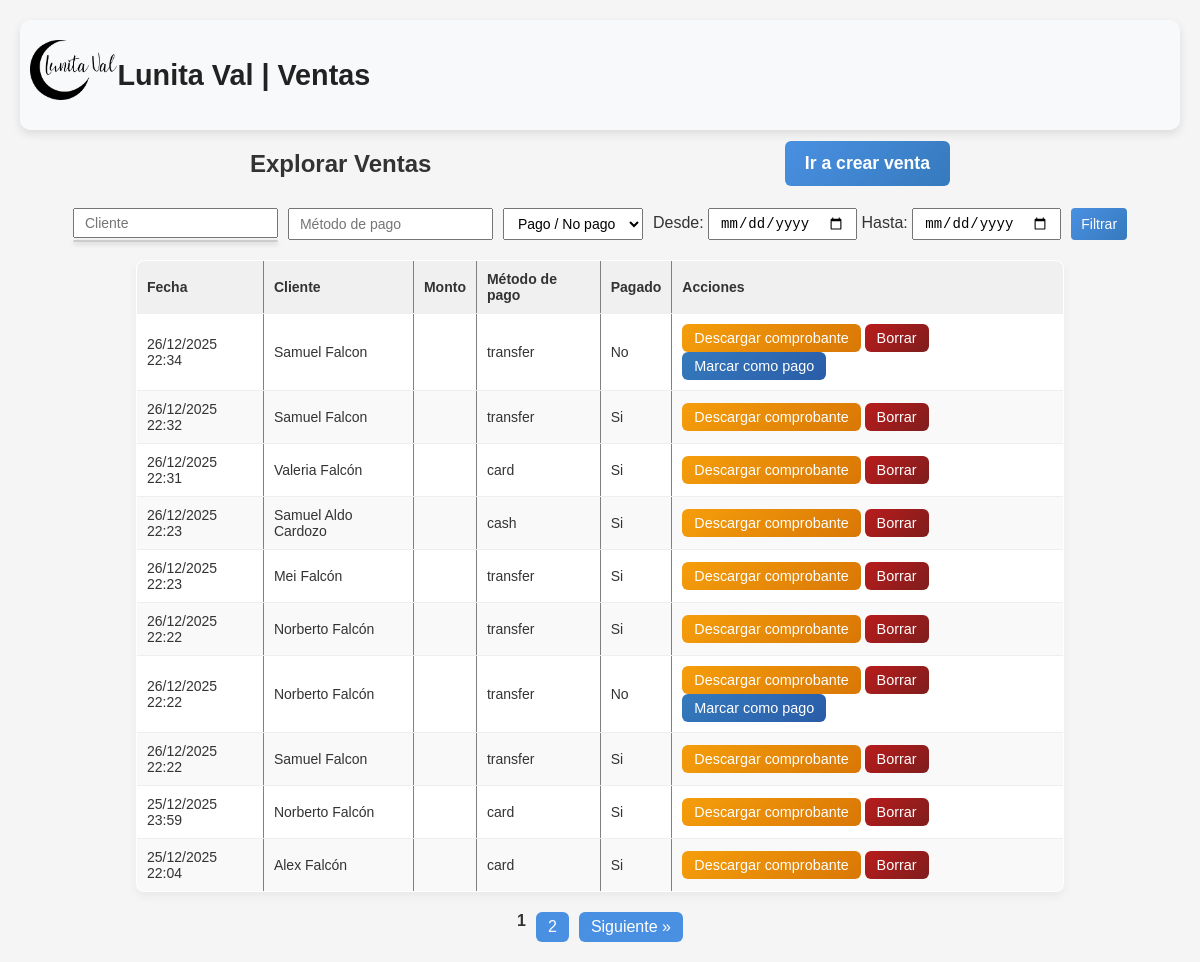
The app's page /sales/explore, older data.
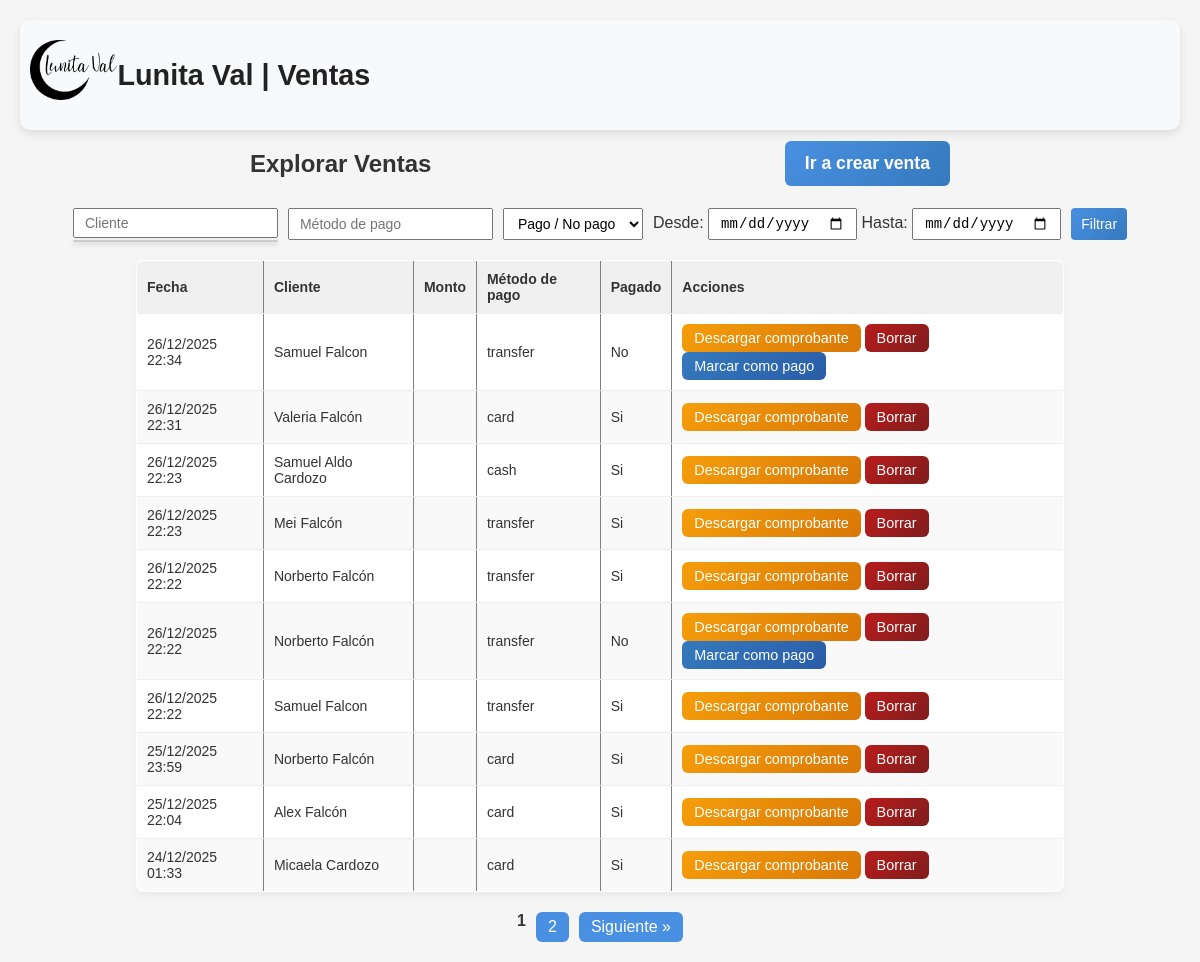
The same page, newer data.
### app/models/sale.py (models this page shows)
class Sale(db.Model):
    __tablename__ = "sales"
    id = db.Column(db.Integer, primary_key=True)
    customer_id = db.Column(db.Integer, db.ForeignKey("customers.id"), nullable=False)
    amount = db.Column(db.Numeric(10, 2), nullable=False)
    payment_method = db.Column(db.String(20), nullable=False)
    paid = db.Column(db.Boolean, default=False)
    notes = db.Column(db.Text)
    sale_date = db.Column(db.DateTime, default=datetime.utcnow)
    created_at = db.Column(db.DateTime, default=datetime.utcnow)
    has_shipping = db.Column(db.Boolean, default=False)
    shipping_date = db.Column(db.Date, nullable=True)
    sales_channel = db.Column(db.String(20), nullable=False)
    is_cash = db.Column(db.Boolean, default=False, nullable=False)
    has_change = db.Column(db.Boolean, default=False, nullable=False)
    customer = db.relationship("Customer", back_populates="sales")

### app/models/customer.py (models this page shows)
class Customer(db.Model):
    __tablename__ = "customers"
    id = db.Column(db.Integer, primary_key=True)
    first_name = db.Column(db.String(100), nullable=False)
    last_name = db.Column(db.String(100), nullable=False)
    address = db.Column(db.String(255), nullable=False)
    city = db.Column(db.String(100), nullable=False)
    phone = db.Column(db.String(50), nullable=False)
    description = db.Column(db.Text)
    created_at = db.Column(db.DateTime, default=datetime.utcnow)
    sales = db.relationship(
        "Sale",
        back_populates="customer",
        lazy=True,
        cascade="all, delete-orphan"
    )

### app/routes/sales.py (the view)
@sales_bp.get("/explore")
def explore_sales_page():
    filters = {
        "customer": request.args.get("customer", ""),
        "payment_method": request.args.get("payment_method", ""),
        "paid": request.args.get("paid", ""),
        "date_from": request.args.get("date_from", ""),
        "date_to": request.args.get("date_to", ""),
        "page": int(request.args.get("page", 1))
    }
    data = explore_sales(filters)  # llamamos al servicio
    return render_template(
        "explore_sales.html",
        sales=data["sales"],
        page=data["page"],
        per_page=data["per_page"],
        total_sales=data["total_sales"],
        total_pages=data["total_pages"],
        filters=filters
    )

### templates/explore_sales.html (shortened to what this page needs)
<!DOCTYPE html>
<html lang="es">
<head>
    <link rel="stylesheet" href="{{ url_for('static', filename='css/style.css') }}">
</head>
<body>
    <header class="site-header">
        <a href="{{ url_for('index') }}" class="logo-link">
            <img src="{{ url_for('static', filename='images/logo.png') }}" alt="Logo Lunita Val" class="logo">
            <span class="site-title">Lunita Val | Ventas</span>
        </a>
    </header>
    <div class="container">
        <div class="page-header" style="display:flex; justify-content: space-between; align-items:center; max-width:700px; margin:0 auto 10px auto;">
            <h2>Explorar Ventas</h2>
            <a href="{{ url_for('index') }}" class="btnNewCustomer">Ir a crear venta</a>
        </div>
        <div class="filters-container">
            <form class="filters" method="get">
                <div class="autocomplete-wrapper" style="position: relative;">
                    <input type="text" name="customer" id="customer-input" placeholder="Cliente" autocomplete="off"
                        value="{{ filters.customer }}">
                    <div id="customer-suggestions" class="suggestions"></div>
                </div>
                <input type="text" name="payment_method" placeholder="Método de pago" value="{{ filters.payment_method }}">
                <select name="paid">
                    <option value="">Pago / No pago</option>
                </select>
                <div class="date-filters">
                    <label for="date_from">Desde:</label>
                    <input type="date" name="date_from" id="date_from" value="{{ filters.date_from }}">
                    <label for="date_to">Hasta:</label>
                    <input type="date" name="date_to" id="date_to" value="{{ filters.date_to }}">
                </div>
                <button type="submit" class="btn">Filtrar</button>
            </form>
        </div>
        <div class="table-container" style="max-width:80%; margin:0 auto 20px auto;">
                <table id="salesTable" border="1">
                <thead>
                    <tr>
                        <th>Fecha</th>
                        <th>Cliente</th>
                        <th>Monto</th>
                        <th>Método de pago</th>
                        <th>Pagado</th>
                        <th>Acciones</th>
                    </tr>
                </thead>
                <tbody>
                    {% for s in sales %}
                    <tr>
                        <td>{{ s.created_at.strftime('%d/%m/%Y %H:%M') }}</td>
                        <td>{{ s.customer.first_name }} {{ s.customer.last_name }}</td>
                        <td class="amount" data-amount="{{ s.amount }}"></td>
                        <td>{{ s.payment_method }}</td>
                        <td class="paid-status">{{ "Si" if s.paid else "No" }}</td>
                        <td>
                            <a href="{{ url_for('pdf.download_sale_label', sale_id=s.id) }}" target="_blank" class="btn">Descargar comprobante</a>
                            <button
                                class="button button-delete"
                                data-url="{{ url_for('sales.delete_existing_sale', id=s.id) }}"
                            >Borrar</button>
                            {% if not s.paid %}
                            <button
                                class="btn-pay"
                                data-sale="{{ s.id }}"
                                data-url="{{ url_for('sales.mark_sale_paid_endpoint', sale_id=s.id) }}"
                            >Marcar como pago</button>
                            {% endif %}
                        </td>
                    </tr>
                    {% endfor %}
                </tbody>
    </table>
            <div class="pagination" style="text-align:center; margin-top:20px;">
                {% for p in range(1, total_pages + 1) %}
                    {% if p == page %}
                        <strong>{{ p }}</strong>
                    {% else %}
                        <a href="{{ url_for('sales.explore_sales_page', page=p,
                            customer=filters.customer,
                            payment_method=filters.payment_method,
                            paid=filters.paid,
                            date_from=filters.date_from,
                            date_to=filters.date_to) }}">{{ p }}</a>
                    {% endif %}
                {% endfor %}
                {% if page < total_pages %}
                <a href="{{ url_for('sales.explore_sales_page', page=page+1,
                    customer=filters.customer,
                    payment_method=filters.payment_method,
                    paid=filters.paid,
                    date_from=filters.date_from,
                    date_to=filters.date_to) }}">Siguiente »</a>
                {% endif %}
            </div>
        </div>
    </div>
</body>
</html>

### static/css/style.css (style rules this page uses)
body { font-family: 'Arial', sans-serif; margin: 20px; background-color: #f5f5f5; color: #333; }
a { text-decoration: none; }
.site-header { display: flex; flex-direction: column; align-items: Left; justify-content: left; background-color: #f8f9fa; color: #222; padding: 20px 10px; border-radius: 10px; box-shadow: 0 4px 10px rgba(0,0,0,0.1); }
.logo-link { display: flex; align-items: center; text-decoration: none; color: #222; }
.logo { height: 60px; margin-bottom: 10px; }
.site-title { font-size: 1.8rem; font-weight: bold; text-align: center; color: #222; }
.button,.btn,.btn-pay,.btnNewCustomer { padding: 6px 12px; border: none; border-radius: 6px; font-size: 0.9rem; cursor: pointer; color: white; transition: all 0.2s ease-in-out; }
.button-edit, .btn-pay, .btnNewCustomer { background: linear-gradient(135deg, #4A90E2, #357ABD); }
.button-edit:hover, .btn-pay { background: linear-gradient(135deg, #357ABD, #2a5ca8); }
.button-delete { background: linear-gradient(135deg, #B91C1C, #7F1D1D); }
.button-download, .btn { background: linear-gradient(135deg, #F59E0B, #D97706); }
#btnNewCustomer, .btnNewCustomer { padding: 12px 20px; font-size: 1.1rem; background: linear-gradient(135deg, #4A90E2, #357ABD); color: #fff; border: none; border-radius: 6px; font-weight: bold; cursor: pointer; transition: all 0.2s ease-in-out; }
#salesTable { width: 100%; border-collapse: collapse; background-color: #fff; border-radius: 8px; overflow: hidden; box-shadow: 0 4px 10px rgba(0,0,0,0.05); }
#salesTable th, #salesTable td { padding: 10px; border-bottom: 1px solid #eee; text-align: left; font-size: 14px; }
#salesTable th { background-color: #f0f0f0; font-weight: bold; }
#salesTable tbody tr:nth-child(even) { background-color: #f9f9f9; }
.suggestions { position: absolute; top: 100%; left: 0; right: 0; background: #fff; border-radius: 8px; border: 1px solid #ccc; max-height: 150px; overflow-y: auto; box-shadow: 0 2px 5px rgba(0,0,0,0.2); z-index: 1000; }
.filters { display: flex; flex-wrap: wrap; gap: 10px; margin-bottom: 20px; justify-content: center; }
.filters input, .filters select, .filters button { padding: 5px 10px; font-size: 14px; }
.filters button { cursor: pointer; background: linear-gradient(135deg, #4A90E2, #357ABD); color: #fff; border: none; border-radius: 4px; }
.pagination { display: flex; justify-content: center; gap: 10px; margin-top: 20px; }
.pagination a { padding: 6px 12px; background: #4A90E2; color: #fff; border-radius: 6px; text-decoration: none; }
button { cursor: pointer; }

Row changes from the older to the newer data that the page shows:
removed Sale: created_at "26/12/2025 22:32", customer.first_name "Samuel", customer.last_name "Falcon", amount 78000 (drawn), payment_method "transfer", paid "Si"
now on this page (row unchanged): Sale: created_at "24/12/2025 01:33", customer.first_name "Micaela", customer.last_name "Cardozo", amount 55000 (drawn), payment_method "card", paid "Si"
